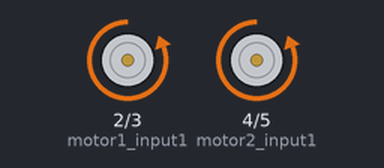
A sketch run on a simulated Arduino Uno, built with avr-gcc and run on an emulated ATmega328P. Parts: motor-driver pin pairs drawn as motors (green arrow = first pin HIGH = forward, orange = second pin HIGH = backward, longer = more drive).

Above: at 1.5 s.
At 4.5 s:
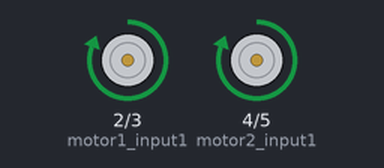
Timing chart, 0 to 7.8 s (numbered marks = the images above):
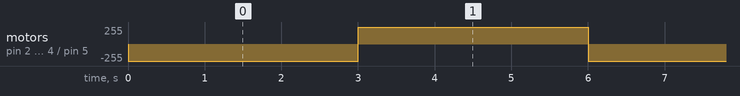

The sketch:

control_of_dc_motor.ino
```cpp
const int motor1_input1 = 2;
const int motor1_input2 = 3;
const int motor2_input1 = 4;
const int motor2_input2 = 5;

void setup() {
  Serial.begin(9600);
  // Set all motor pins as OUTPUT
  pinMode(motor1_input1, OUTPUT);
  pinMode(motor1_input2, OUTPUT);
  pinMode(motor2_input1, OUTPUT);
  pinMode(motor2_input2, OUTPUT);


  digitalWrite(motor1_input1, HIGH);
  digitalWrite(motor1_input2, HIGH);
  digitalWrite(motor2_input1, HIGH);
  digitalWrite(motor2_input2, HIGH);
}

void loop() {
  // Set motor 1 to run in clockwise direction
  digitalWrite(motor1_input1, LOW);  // motor1_input1 LOW
  digitalWrite(motor1_input2, HIGH); // motor1_input2 HIGH

  // Set motor 2 to run in clockwise direction
  digitalWrite(motor2_input1, LOW);  // motor2_input1 LOW
  digitalWrite(motor2_input2, HIGH); // motor2_input2 HIGH

  delay(3000);  // Run motors in clockwise direction for 3 seconds

  // Now set both motors to run in anticlockwise direction
  digitalWrite(motor1_input1, HIGH); // motor1_input1 HIGH
  digitalWrite(motor1_input2, LOW);  // motor1_input2 LOW

  digitalWrite(motor2_input1, HIGH); // motor2_input1 HIGH
  digitalWrite(motor2_input2, LOW);  // motor2_input2 LOW

  delay(3000);  // Run motors in anticlockwise direction for 3 seconds
}
```

Measured:
- by itself, motor on pin 2 (motor1_input1) / pin 3 (motor1_input2), motor on pin 4 (motor2_input1) / pin 5 (motor2_input2): alternates forward 255/255 for 3.0 s and backward 255/255 for 3.0 s
